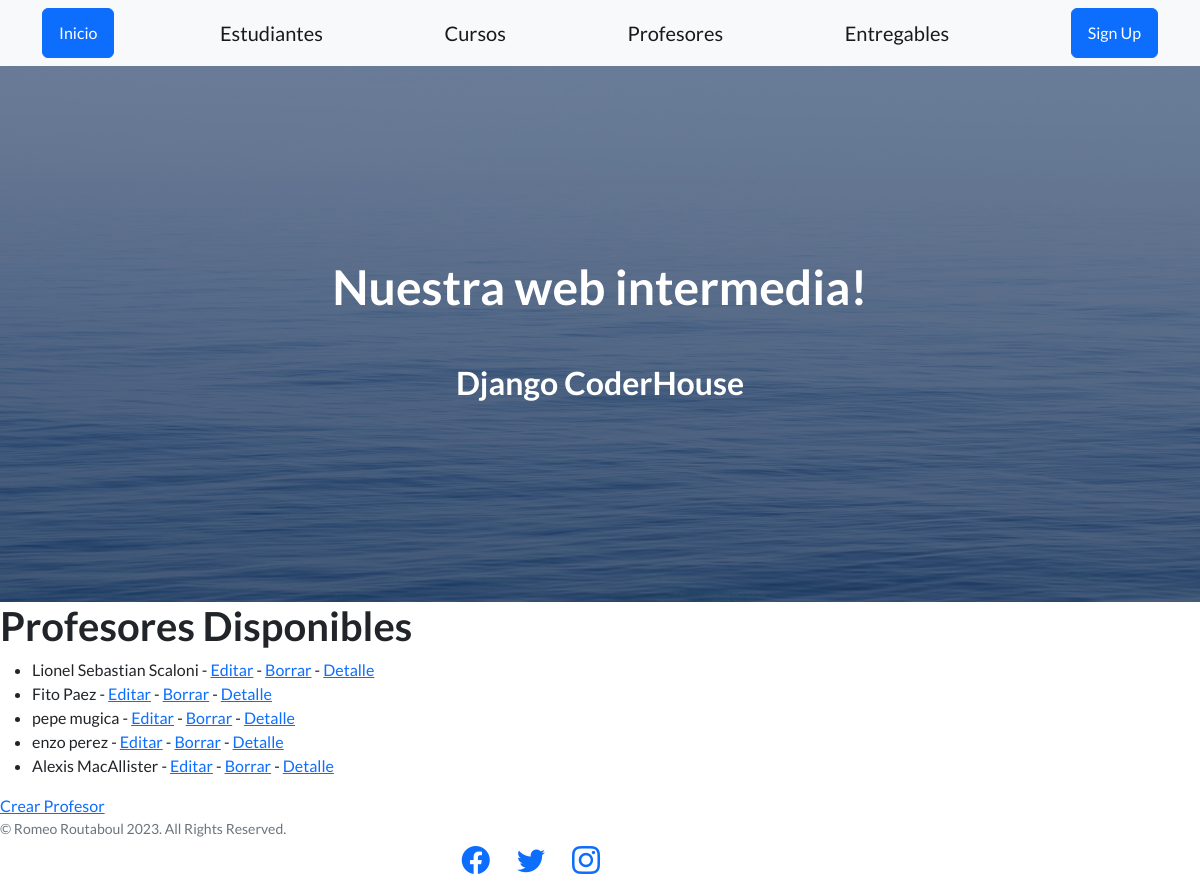
Page /coder/profesores/ on the committed database.
### appcoder/models.py (models this page shows, shortened)
class Profesor(models.Model):
    nombre = models.CharField(max_length=100)
    apellido = models.CharField(max_length=100)
    email = models.EmailField()
    profesion = models.CharField(max_length=100)

### appcoder/views.py (the view)
# urls.py: path("profesores/", profesoresList.as_view(), name="coder-profesores"),
class profesoresList(ListView):
    model = Profesor
    template_name = "appcoder/list_profesores.html"

### appcoder/templates/appcoder/list_profesores.html
{% extends 'appcoder/base.html' %}
{% block contenido %}
<h1>Profesores Disponibles</h1>
<ul>
    {% for profesor in object_list %}
    <li>
        {{ profesor.nombre }} {{profesor.apellido}} -
         <a href="{% url 'coder-profesor-update' profesor.id %}">Editar</a> -
         <a href="{% url 'coder-profesor-delete' profesor.id %}">Borrar</a> -
         <a href="{% url 'coder-profesor-detail' profesor.id %}">Detalle</a>
    </li>
    {% endfor %}
</ul>
<a href="{% url 'coder-profesor-crear' %}">Crear Profesor</a>
{% endblock %}

### rows in the picture
Profesor: nombre "Lionel Sebastian", apellido "Scaloni"
Profesor: nombre "Fito", apellido "Paez"
Profesor: nombre "pepe", apellido "mugica"
Profesor: nombre "enzo", apellido "perez"
Profesor: nombre "Alexis", apellido "MacAllister"
